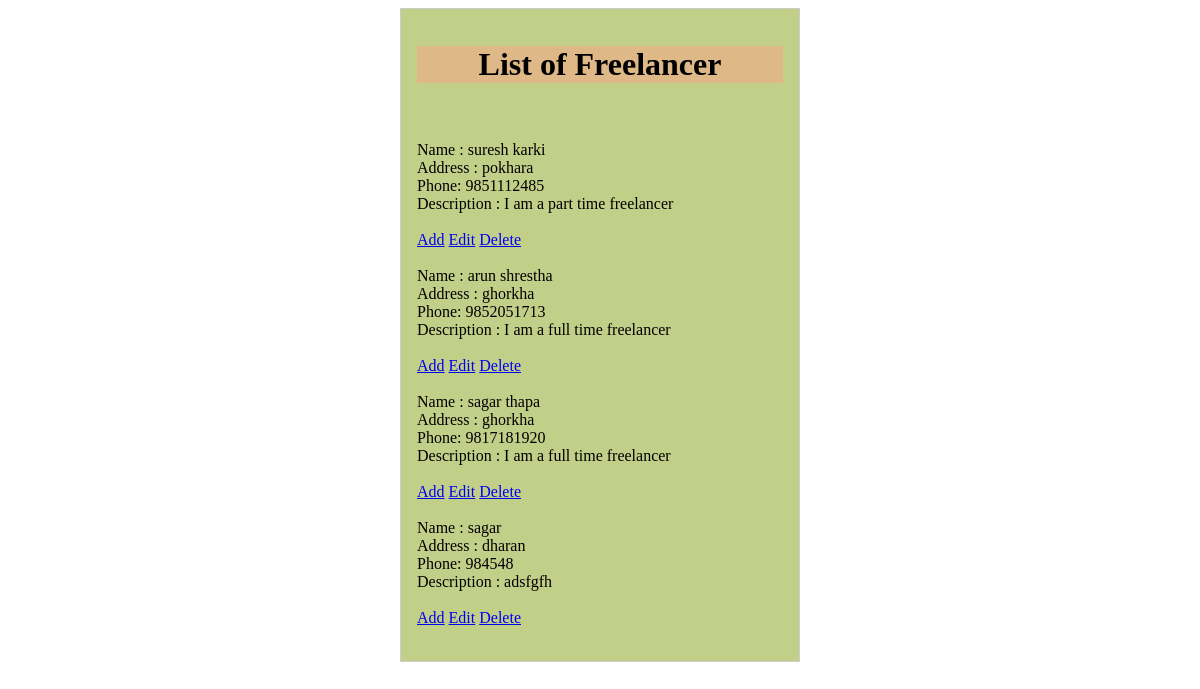
The app's page /freelancerlist/, older data.
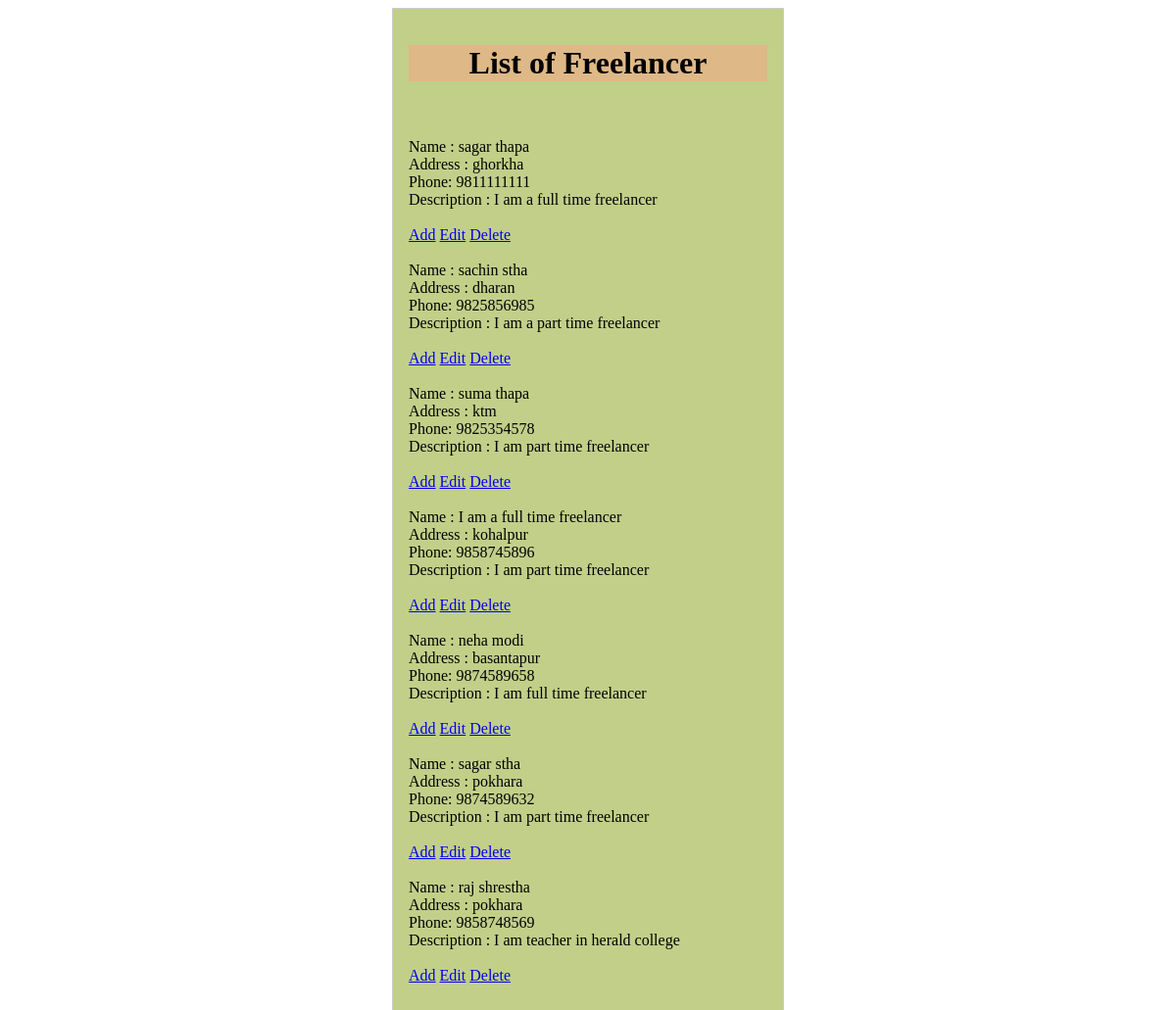
The same page, newer data.
### faceofnepal/models.py (models this page shows, shortened)
class Freelancer(models.Model):
    Name = models.CharField(max_length=25)
    Address = models.CharField(max_length=50)
    Phone = models.IntegerField()
    Description = models.TextField(max_length=250)
    objects=FreelancerForm()

### faceofnepal/views.py (the view)
# urls.py: path('freelancerlist/',freelancer_list),
def freelancer_list(request):
    list_of_Freelancers= Freelancer.objects.all()
    context_variable = {
        'Freelancer':list_of_Freelancers
    }
    return render(request,'Freelancer.html',context_variable)

### faceofnepal/template/Freelancer.html (shortened to what this page needs)
<!DOCTYPE html>
<html lang="en">
<head>
</head>
<body>
	<form>
    <h1>List of Freelancer</h1>
    <form action="search" method="GET">
      <br>
		   <br>
				{% for freelancer in Freelancer %}
				Name  : {{freelancer.Name}} <br>
				Address : {{freelancer.Address}} <br>
				Phone: {{freelancer.Phone}}<br>
				Description : {{freelancer.Description}}<br>
			<br>
          <a href="{% url 'freelancer_add' %}">Add</a>
					<a href="{% url 'freelancer_edit' freelancer.id %}">Edit</a>
          <a href="{% url 'freelancer_delete' freelancer.id %}">Delete</a><br>
      <br>
				{% empty %}
					There are no any freelancer.
				{% endfor %}
    </form>
	<br>
</body>
</html>

### faceofnepal/template/Freelancer.html (style rules this page uses)
form { margin: 0 auto; width: 400px; padding: 1em; border: 1px solid #CCC; border-radius: 1; background-size: cover; background-color: rgb(194, 207, 137); }
h1 { position:relative; background-color:burlywood; background:cover/center; text-align:center; }
* { box-sizing: border-box; }

Row changes from the older to the newer data that the page shows:
removed Freelancer: Name "suresh karki", Address "pokhara", Phone "9851112485", Description "I am a part time freelancer"
removed Freelancer: Name "arun shrestha", Address "ghorkha", Phone "9852051713", Description "I am a full time freelancer"
changed Freelancer "sagar thapa": Phone "9817181920" → "9811111111"
changed Freelancer "dharan": Name "sagar" → "sachin stha"; Phone "984548" → "9825856985"; Description "adsfgfh" → "I am a part time freelancer"
added Freelancer: Name "suma thapa", Address "ktm", Phone "9825354578", Description "I am part time freelancer"
added Freelancer: Name "I am a full time freelancer", Address "kohalpur", Phone "9858745896", Description "I am part time freelancer"
added Freelancer: Name "neha modi", Address "basantapur", Phone "9874589658", Description "I am full time freelancer"
added Freelancer: Name "sagar stha", Address "pokhara", Phone "9874589632", Description "I am part time freelancer"
added Freelancer: Name "raj shrestha", Address "pokhara", Phone "9858748569", Description "I am teacher in herald college"
